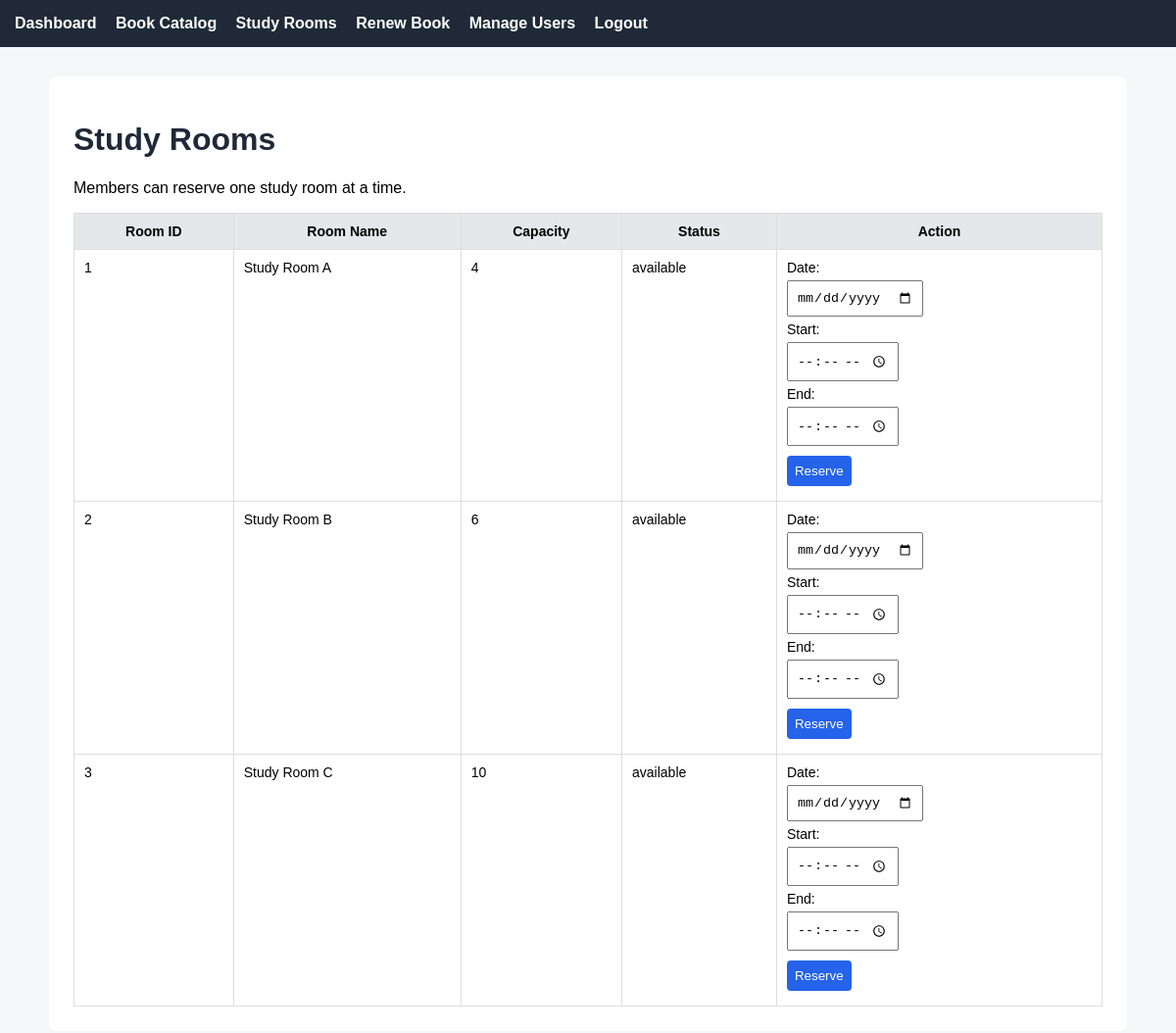
The app's page /rooms (signed in) with its own data.
### tables this page shows
CREATE TABLE study_rooms (
    room_id INTEGER PRIMARY KEY AUTOINCREMENT,
    room_name TEXT NOT NULL,
    capacity INTEGER NOT NULL,
    room_status TEXT NOT NULL
);

### app.py (the view)
@app.route("/rooms")
def rooms():
    if not login_required():
        return redirect(url_for("login"))
    if not has_permission("reserve_room"):
        return deny_access("reserve_room")
    conn = get_db_connection()
    rooms_data = conn.execute("SELECT * FROM study_rooms").fetchall()
    conn.close()
    return render_template("member/rooms.html", rooms=rooms_data)

### app.py (called while the page is built)
def get_current_user():
    if "user_id" not in session:
        return None
    conn = get_db_connection()
    user = conn.execute(
        """
        SELECT users.*, roles.role_name
        FROM users
        JOIN roles ON users.role_id = roles.role_id
        WHERE users.user_id = ?
        """,
        (session["user_id"],)
    ).fetchone()
    conn.close()
    return user

def get_user_permissions(user_id):
    conn = get_db_connection()
    permissions = conn.execute(
        """
        SELECT permissions.permission_name
        FROM users
        JOIN role_permissions ON users.role_id = role_permissions.role_id
        JOIN permissions ON role_permissions.permission_id = permissions.permission_id
        WHERE users.user_id = ?
        """,
        (user_id,)
    ).fetchall()
    conn.close()
    return [p["permission_name"] for p in permissions]

def login_required():
    return "user_id" in session

def has_permission(permission_name):
    user = get_current_user()
    if user is None:
        return False
    permissions = get_user_permissions(user["user_id"])
    return permission_name in permissions

### database.py (called while the page is built)
def get_db_connection():
    conn = sqlite3.connect(DATABASE)
    conn.row_factory = sqlite3.Row
    return conn

### templates/member/rooms.html
{% extends "base.html" %}
{% block content %}
<h1>Study Rooms</h1>
<p>Members can reserve one study room at a time.</p>
<table>
    <tr>
        <th>Room ID</th>
        <th>Room Name</th>
        <th>Capacity</th>
        <th>Status</th>
        <th>Action</th>
    </tr>
    {% for room in rooms %}
    <tr>
        <td>{{ room["room_id"] }}</td>
        <td>{{ room["room_name"] }}</td>
        <td>{{ room["capacity"] }}</td>
        <td>{{ room["room_status"] }}</td>
        <td>
            {% if room["room_status"] == "available" %}
                <form method="POST" action="{{ url_for('reserve_room', room_id=room['room_id']) }}">
                    <label>Date:</label><br>
                    <input type="date" name="reservation_date" required><br>
                    <label>Start:</label><br>
                    <input type="time" name="start_time" required><br>
                    <label>End:</label><br>
                    <input type="time" name="end_time" required><br>
                    <button type="submit">Reserve</button>
                </form>
            {% else %}
                Not Available
            {% endif %}
        </td>
    </tr>
    {% endfor %}
</table>
{% endblock %}

### static/style.css (style rules this page uses)
body { font-family: Arial, sans-serif; background: #f4f6f8; margin: 0; padding: 0; }
h1, h2, h3 { color: #1f2937; }
input, select, button { padding: 8px; margin: 5px 0; }
button { background: #2563eb; color: white; border: none; border-radius: 4px; cursor: pointer; }
table { width: 100%; border-collapse: collapse; margin-top: 15px; font-size: 14px; }
th, td { border: 1px solid #ddd; padding: 10px; vertical-align: top; }
th { background: #e5e7eb; }

### records on screen
study_rooms: room_id "1", room_name "Study Room A", capacity "4", room_status "available"
study_rooms: room_id "2", room_name "Study Room B", capacity "6", room_status "available"
study_rooms: room_id "3", room_name "Study Room C", capacity "10", room_status "available"
